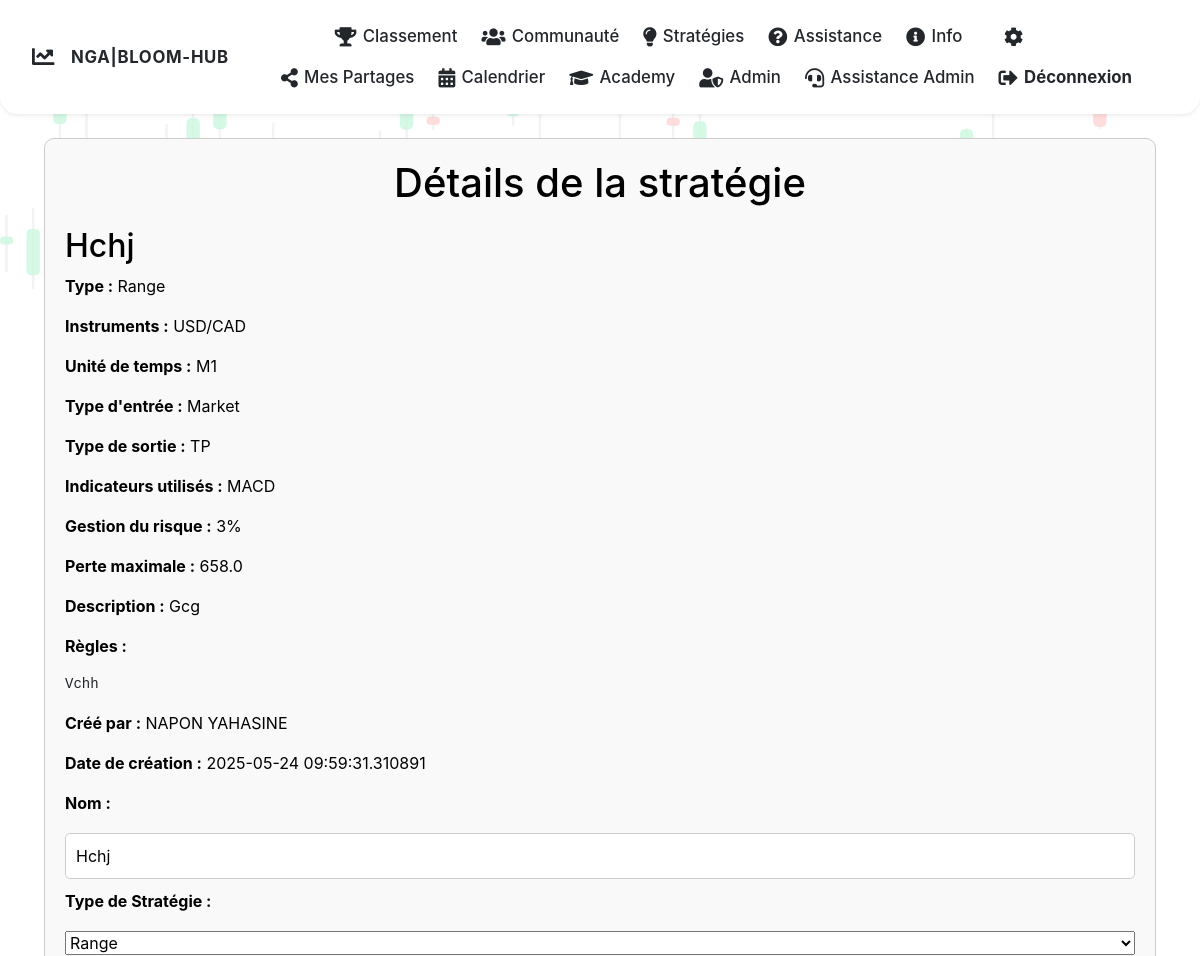
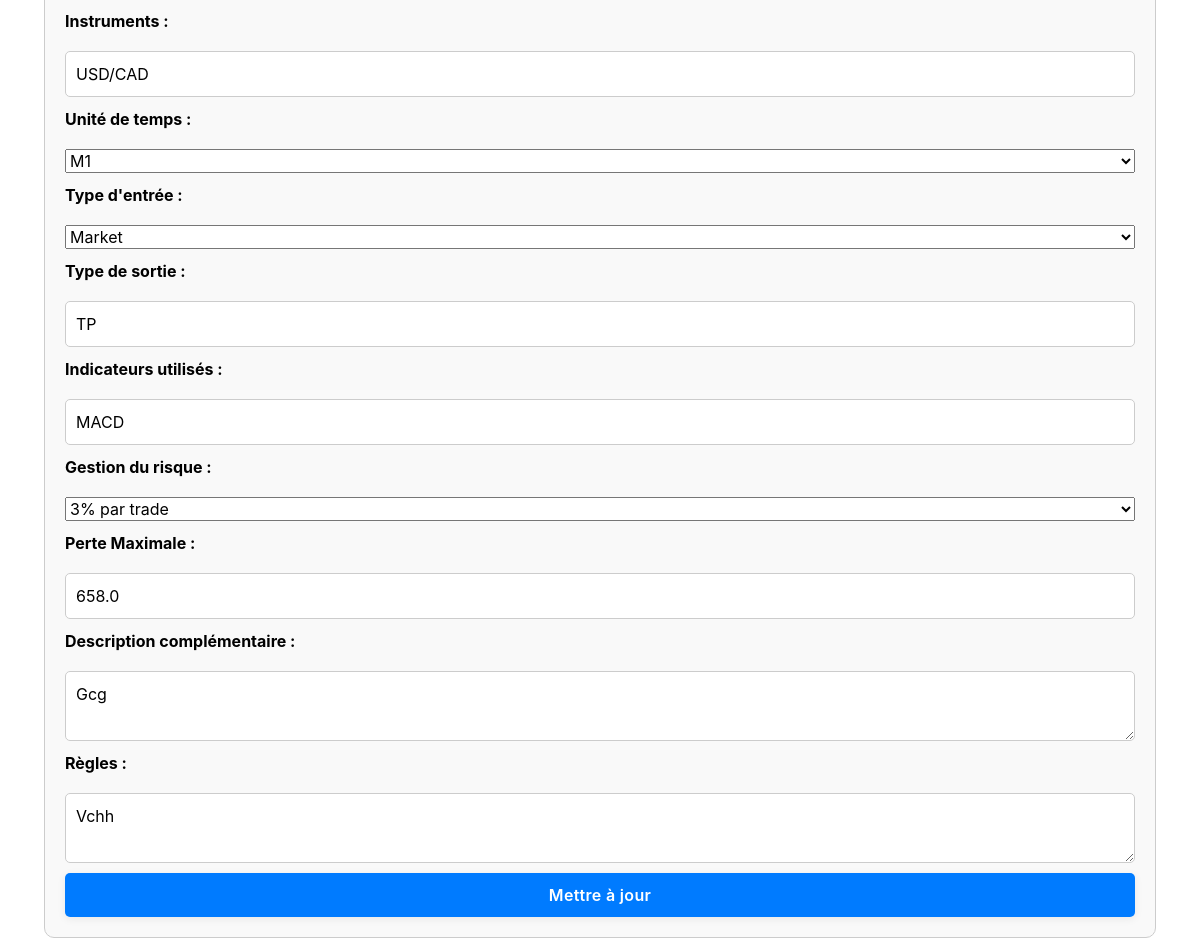
The page /strategy/4 (signed in) on the database its author committed (2 pictures, top to bottom).
### main.py (models this page shows, shortened)
class Strategy(db.Model):
    __tablename__ = 'strategies'
    id = db.Column(db.Integer, primary_key=True)
    name = db.Column(db.String(100), nullable=False)
    description = db.Column(db.Text, nullable=True)
    rules = db.Column(db.Text, nullable=False)
    user_id = db.Column(db.Integer, db.ForeignKey('users.id'), nullable=False)
    date_creation = db.Column(db.DateTime, default=datetime.utcnow)
    type = db.Column(db.String(50), nullable=True)
    instruments = db.Column(db.Text, nullable=True)
    timeframe = db.Column(db.String(20), nullable=True)
    entry_type = db.Column(db.String(20), nullable=True)
    exit_type = db.Column(db.Text, nullable=True)
    indicators = db.Column(db.Text, nullable=True)
    risk = db.Column(db.String(20), nullable=True)
    max_loss = db.Column(db.Float, nullable=True)

class User(db.Model):
    __tablename__ = 'users'
    id = db.Column(db.Integer, primary_key=True)
    prenom = db.Column(db.String(50), nullable=False)
    nom = db.Column(db.String(50), nullable=False)
    email = db.Column(db.String(100), unique=True, nullable=False)
    password = db.Column(db.String(200), nullable=False)
    pays = db.Column(db.String(50), nullable=True)
    is_admin = db.Column(db.Boolean, default=False)
    participate = db.Column(db.Boolean, default=False)
    assistance_messages = db.relationship('AssistanceMessage', backref='user', lazy=True)
    reflections = db.relationship('ReflectionEntry', backref='user', lazy=True)
    likes = db.relationship('Like', backref='user', lazy=True)
    groups_owned = db.relationship('Group', backref='owner', lazy=True)
    group_memberships = db.relationship('GroupMember', backref='user', lazy=True)
    group_messages = db.relationship('GroupMessage', backref='user', lazy=True)
    strategies = db.relationship('Strategy', backref='user', lazy=True)

### main.py (the view, shortened to what this page needs)
@app.route('/strategy/<int:strategy_id>', methods=['GET', 'POST'])
def strategy_detail(strategy_id):
    if 'user_id' not in session:
        return redirect(url_for('login'))
    strategy = Strategy.query.get(strategy_id)
    if not strategy or strategy.user_id != session['user_id']:
        flash("Stratégie introuvable ou non autorisée.")
        return redirect(url_for('strategies'))
    return render_template('strategy_detail.html', strategy=strategy)

### main.py (called while the page is built)
@app.context_processor
def inject_site_name():
    return {'site_name': 'NGA|BLOOM-HUB'}

### templates/strategy_detail.html (shortened to what this page needs)
{% extends 'base.html' %}
{% block content %}
<div class="strategy-detail-container">
    <h1>Détails de la stratégie</h1>
    <h2>{{ strategy.name }}</h2>
    <p><strong>Type :</strong> {{ strategy.type }}</p>
    <p><strong>Instruments :</strong> {{ strategy.instruments }}</p>
    <p><strong>Unité de temps :</strong> {{ strategy.timeframe }}</p>
    <p><strong>Type d'entrée :</strong> {{ strategy.entry_type }}</p>
    <p><strong>Type de sortie :</strong> {{ strategy.exit_type }}</p>
    <p><strong>Indicateurs utilisés :</strong> {{ strategy.indicators }}</p>
    <p><strong>Gestion du risque :</strong> {{ strategy.risk }}</p>
    <p><strong>Perte maximale :</strong> {{ strategy.max_loss }}</p>
    <p><strong>Description :</strong> {{ strategy.description }}</p>
    <p><strong>Règles :</strong></p>
    <pre>{{ strategy.rules }}</pre>
    <p><strong>Créé par :</strong> {{ strategy.user.prenom }} {{ strategy.user.nom }}</p>
    <p><strong>Date de création :</strong> {{ strategy.date_creation }}</p>
    <form method="POST" action="{{ url_for('strategy_detail', strategy_id=strategy.id) }}">
        <label for="name">Nom :</label>
        <input type="text" id="name" name="name" value="{{ strategy.name }}" required>
        <label for="type">Type de Stratégie :</label>
        <select id="type" name="type" required>
            <option value="Range" {% if strategy.type == 'Range' %}selected{% endif %}>Range</option>
        </select>
        <label for="instruments">Instruments :</label>
        <input type="text" id="instruments" name="instruments" value="{{ strategy.instruments }}" placeholder="Ex: EUR/USD, GBP/USD">
        <label for="timeframe">Unité de temps :</label>
        <select id="timeframe" name="timeframe" required>
            <option value="M1" {% if strategy.timeframe == 'M1' %}selected{% endif %}>M1</option>
        </select>
        <label>Type d'entrée :</label>
        <select id="entry_type" name="entry_type">
            <option value="Market" {% if strategy.entry_type == 'Market' %}selected{% endif %}>Market</option>
        </select>
        <label for="exit_type">Type de sortie :</label>
        <input type="text" id="exit_type" name="exit_type" value="{{ strategy.exit_type }}" placeholder="Ex: TP, SL, Trailing Stop">
        <label for="indicators">Indicateurs utilisés :</label>
        <input type="text" id="indicators" name="indicators" value="{{ strategy.indicators }}" placeholder="Ex: RSI, MACD, Moyenne mobile">
        <label for="risk">Gestion du risque :</label>
        <select id="risk" name="risk" required>
            <option value="3%" {% if strategy.risk == '3%' %}selected{% endif %}>3% par trade</option>
        </select>
        <label for="max_loss">Perte Maximale :</label>
        <input type="number" id="max_loss" name="max_loss" value="{{ strategy.max_loss }}">
        <label for="description">Description complémentaire :</label>
        <textarea id="description" name="description">{{ strategy.description }}</textarea>
        <label for="rules">Règles :</label>
        <textarea id="rules" name="rules" required>{{ strategy.rules }}</textarea>
        <button type="submit" class="btn btn-primary">Mettre à jour</button>
    </form>
</div>
{% endblock %}

### static/css/style.css (style rules this page uses)
body { background: none; }
body:not(.dark-theme) { background-color: white; color: black; }
.btn, .btn-primary, .btn-success, .btn-danger { border-radius: 8px; font-weight: 600; letter-spacing: 0.02em; box-shadow: 0 2px 8px rgba(0,0,0,0.07); transition: background 0.18s, color 0.18s, box-shadow 0.18s; }
.btn-primary { background: #007bff; color: #fff; border: none; }
body { background: #f8f9fa; color: #23272b; }
.btn-success, .btn-primary { border-radius: 20px; font-weight: 600; }

### templates/strategy_detail.html (style rules this page uses)
.strategy-detail-container { margin: 20px; padding: 20px; border: 1px solid #ccc; border-radius: 10px; background-color: var(--background-color, #f9f9f9); color: var(--text-color, #000); }
.strategy-detail-container h1 { text-align: center; margin-bottom: 20px; }
.strategy-detail-container form { display: flex; flex-direction: column; gap: 10px; }
.strategy-detail-container form label { font-weight: bold; }
.strategy-detail-container form input, .strategy-detail-container form textarea { padding: 10px; border: 1px solid #ccc; border-radius: 5px; background-color: var(--input-background-color, #fff); color: var(--input-text-color, #000); }
.strategy-detail-container form button { padding: 10px; background-color: var(--button-background-color, #007bff); color: var(--button-text-color, white); border: none; border-radius: 5px; cursor: pointer; }

### rows shown on the page
Strategy: name "Hchj", type "Range", instruments "USD/CAD", timeframe "M1", entry_type "Market", exit_type "TP", indicators "MACD", risk "3%", max_loss "658.0", description "Gcg", rules "Vchh", date_creation "2025-05-24 09:59:31.310891", risk "3% par trade"
User: user.prenom "NAPON", user.nom "YAHASINE"

### other values the page prints
{{ site_name }} "NGA|BLOOM-HUB"
